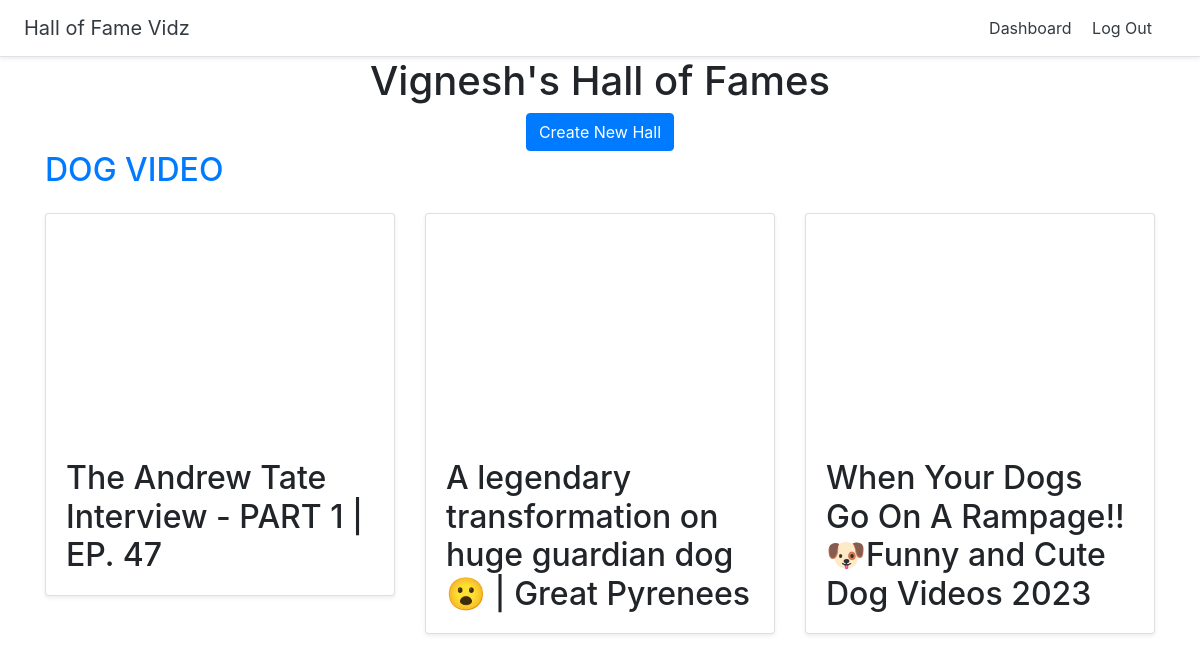
Screenshot of /dashboard (signed in) with the database file from the repository.
### hall/models.py (models this page shows)
class Hall(models.Model):
    title=models.CharField(max_length=255)
    user=models.ForeignKey(User,on_delete=models.CASCADE)

class Video(models.Model):
    title=models.CharField(max_length=255)
    url=models.URLField()
    youtube_id=models.CharField(max_length=255)
    hall=models.ForeignKey(Hall,on_delete=models.CASCADE)

### hall/views.py (the view)
# urls.py: path("dashboard",views.dashboard,name="dashboard"),
@login_required
def dashboard(request):
    halls=Hall.objects.filter(user=request.user)
    return render(request,"hall/dashboard.html",{'halls':halls})

### hall/templates/hall/dashboard.html
{% extends 'hall/base.html' %}
{% block content %}
<div class="container">
  <div class="text-center">
    <h1>{{user.username}}'s Hall of Fames</h1>
    <a href="{url 'createhall'}" class="btn btn-primary">Create New Hall</a>
  </div>
  {% for hall in halls %}
    <h2 style="text-transform: uppercase;"><a href="{% url 'Detailhall' hall.id %}">{{hall.title}}</a><h2>
    <div class="row">
      {% for video in hall.video_set.all %}
        <div class="col-md-4 mt-3"><div class="card mb-4 shadow-sm">
          <iframe width="100%" height="225" src="https://www.youtube.com/embed/{{video.youtube_id}}" frameborder="0" allow="accelerometer; autoplay; encrypted-media; gyroscope; picture-in-picture" allowfullscreen></iframe>
          <div class="card-body"><p class="card-text">{{video.title}}</p></div>
        </div></div>
      {% endfor %}
    </div>
  {% endfor %}
</div>
{% endblock %}

### rows the page displays
Hall: title "DOG VIDEO"
Video: title "The Andrew Tate Interview - PART 1 | EP. 47"
Video: title "A legendary transformation on huge guardian dog 😮 | Great Pyrenees"
Video: title "When Your Dogs Go On A Rampage!! 🐶Funny and Cute Dog Videos 2023"

### other values shown
{{ user.username }} "Vignesh"
